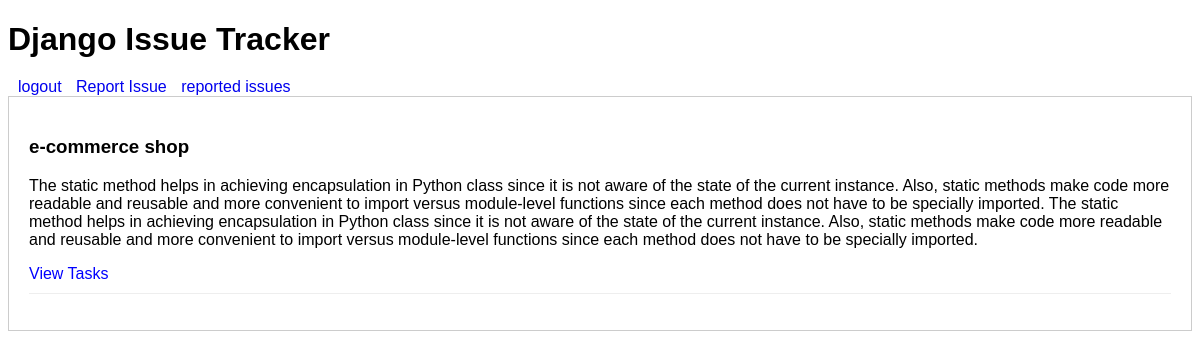
The app's page / (signed in) with its own data.
### projects/models.py (models this page shows, shortened)
class Project(models.Model):
    project_name = models.CharField(max_length=255)
    project_detail = models.TextField()
    time_to_start = models.DateField(auto_now_add=True)
    time_to_finish = models.DateField(default=None)
    image = models.ImageField(
        upload_to = 'projects/images/',
        null=True,
        blank=True,
        default=None
    )

### projects/views.py (the view)
# urls.py: path('', views.homepage, name="homepage"),
@login_required(login_url='authe:login')
def homepage(request):
    project = Project.objects.all()
    return render(request, 'projects/homepage.html', {'project':project})

### templates/projects/homepage.html (shortened to what this page needs)
{% load static %}
<!DOCTYPE html>
<html lang="en">
<head>
    <link rel="stylesheet" href="{% static 'projects/css/homepage.css' %}">
</head>
<body>
    <h1>Django Issue Tracker</h1>
    <a class="log" href="{% url 'authe:logout' %}">logout</a>
    <a class="log" href="{% url 'projects:report_issue' %}">Report Issue</a>
    <a class="log" href="{% url 'projects:reported_issues_display' %}"> reported issues</a>
    {% if project %}
    <div class="projects">
        <ul>
        {% for item in project %}
            <li>
                <h3>{{ item.project_name }}</h3>
                <p>{{ item.project_detail }}</p>
                <a href="{% url 'projects:tasks' %}">View Tasks</a>
            </li>
        {% endfor %}
        </ul>
    </div>
    {% endif %}
</body>
</html>

### static/projects/css/homepage.css (style rules this page uses)
body { font-family: sans-serif; }
h1, h2 { margin-bottom: 20px; }
.projects, .tasks { border: 1px solid #ccc; padding: 20px; margin-bottom: 20px; }
.projects ul, .tasks ul { list-style: none; padding: 0; }
.projects li, .tasks li { margin-bottom: 10px; border-bottom: 1px solid #eee; padding-bottom: 10px; }
.projects a, .tasks a { color: blue; text-decoration: none; }
.log { margin-left: 10px; margin-bottom: 20px; text-decoration: none; }

### records on screen
Project: project_name "e-commerce shop", project_detail "The static method helps in achieving encapsulation in Python class since it is not aware of the state of the current instance. Also, static methods make code more readable and reusable and more convenient to import versus module-level functions since each method does not have to be specially imported. The static method helps in achieving encapsulation in Python class since it is not aware of the state of the current instance. Also, static methods make code more readable and reusable and more convenient to import versus module-level functions since each method does not have to be specially imported."
